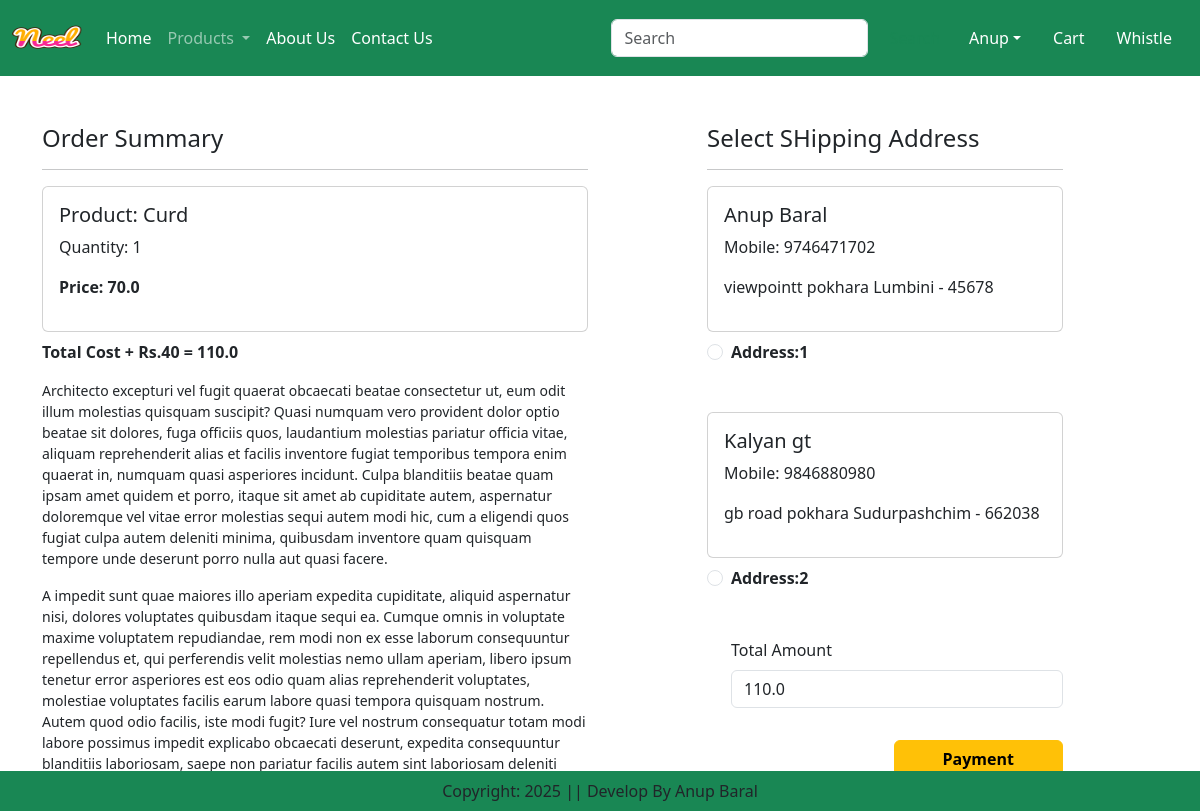
The page /checkout/process/ (signed in) on the database as committed earlier.
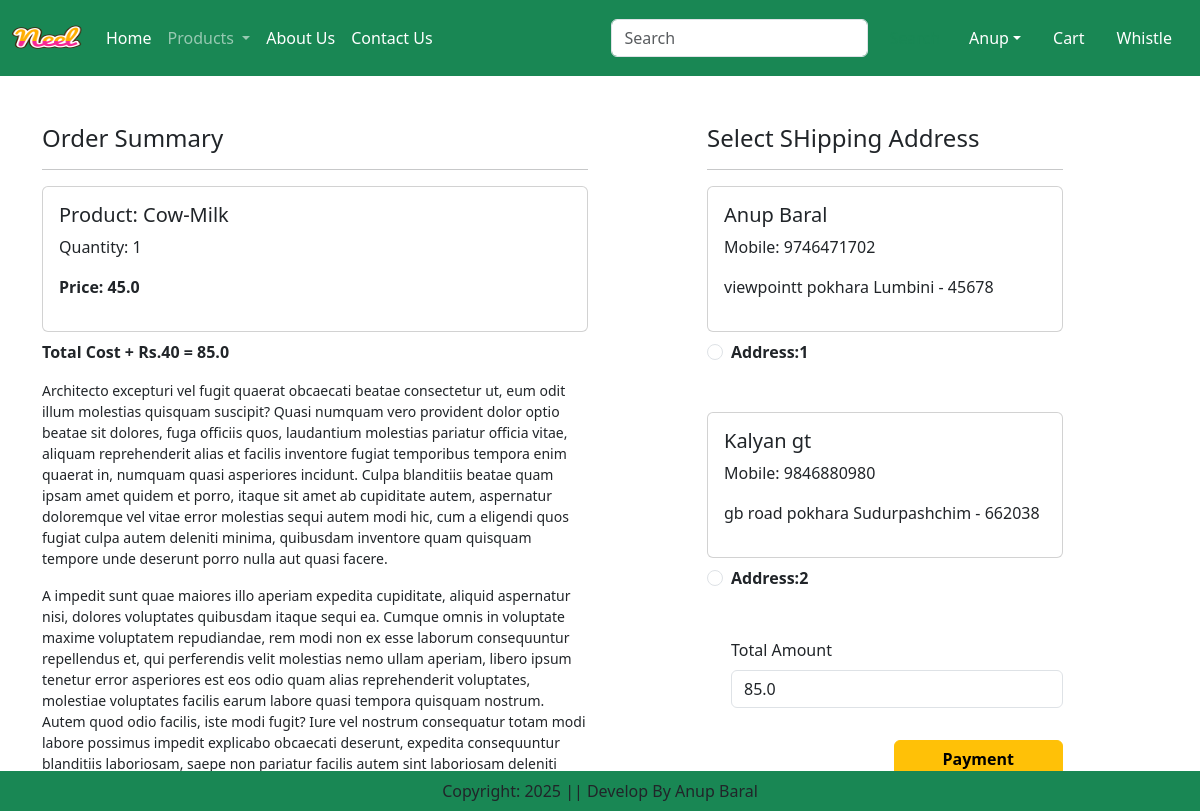
The same page on the database as committed later.
### app/models.py (models this page shows, shortened)
class Cart(models.Model):
    user = models.ForeignKey(User,on_delete=models.CASCADE)
    product = models.ForeignKey(Product,on_delete=models.CASCADE)
    quantity = models.PositiveIntegerField(default=1)

class Product(models.Model):
    title = models.CharField(max_length=100)
    selling_price = models.FloatField()
    discounted_price = models.FloatField()
    description = models.TextField()
    composition = models.TextField(default='')
    prodapp = models.TextField(default='')
    category = models.CharField(choices=CATEGORY_CHOICES, max_length=2)
    product_image = models.ImageField(upload_to='product')

class Customer(models.Model):
    user = models.ForeignKey(User,on_delete=models.CASCADE)
    name = models.CharField(max_length=200)
    locality = models.CharField(max_length=200)
    city = models.CharField(max_length=50)
    mobile = models.IntegerField(default=0)
    zipcode = models.IntegerField()
    state = models.CharField(choices=STATE_CHOICES, max_length=100)

### app/views.py (the view, shortened to what this page needs)
# urls.py: path('checkout/', views.show_cart, name='show_cart'),
class checkout(View):
    def get(self, request):
        user = request.user
        add = Customer.objects.filter(user=user)
        cart_items = Cart.objects.filter(user=user)
        famount = 0
        for p in cart_items:
            famount += p.quantity * p.product.discounted_price
        totalamount = famount + 40
        razoramount = int(totalamount * 100)  # in paise
        client = razorpay.Client(auth=(settings.RAZOR_KEY_ID, settings.RAZOR_KEY_SECRET))
        data = {
            "amount": razoramount,
            "currency": "INR",
            "receipt": "order_rcptid_12"
        }
        payment_response = client.order.create(data=data)
        print(payment_response)
        order_id = payment_response['id']
        order_status = payment_response['status']
        return render(request, 'app/checkout.html', locals())

### app/templates/app/checkout.html (shortened to what this page needs)
{% extends "app/base.html" %}
{% load static %}
{% block main-content %}
<div class="container">
    <div class="row mt-5">
        <div class="col-sm-6">
            <h4>Order Summary</h4>
            <hr>
            {% for item in cart_items %}
            <div class="card mb-2">
                <div class="card-body">
                    <h5>Product: {{ item.product.title }}</h5>
                    <p>Quantity: {{ item.quantity }}</p>
                    <p class="fw-bold">Price: {{ item.product.discounted_price }}</p>
                </div>
            </div>
            {% endfor %}
            <p class="fw-bold">Total Cost + Rs.40 = {{ totalamount }}</p>
            <small>{% lorem 2 p random %} </small>
        </div>
        <div class="col-sm-4 offset-sm-1">
            <h4>Select SHipping Address</h4>
            <hr>
            <form method="post" id="myform">
                {% for ad in add %}
                <div class="card">
                    <div class="card-body">
                        <h5>{{ ad.name }}</h5>
                        <p>Mobile: {{ ad.mobile }}</p>
                        <p>{{ ad.locality }} {{ ad.city }} {{ ad.state }} - {{ ad.zipcode }}</p>
                    </div>
                </div>
                <div class="form-check mt-2 mb-5">
                    <input class="form-check-input" type="radio" name="custid" id="custadd{{ forloop.counter }}" value="{{ ad.id }}">
                    <label class="form-check-label fw-bold" for="custadd{{ forloop.counter }}">
                        Address:{{ forloop.counter }} </label>
                </div>
                {% endfor %}
                <div class="form-check mb-3">
                    <label for="totalamount" class="form-label">Total Amount</label>
                    <input type="number" class="form-control" name="totalamount" value={{ totalamount }} readonly>
                </div>
                <div class="text-end">
                    <button id="rzp-button1" type="submit" class="btn btn-warning mt-3 px-5 fw-bold">Payment</button>
                    <br><br>
                </div>
            </form>
        </div>
    </div>
</div>
{% endblock main-content %}

Rows that differ between the two databases and show on the page:
removed Cart: product "Curd", quantity "1", product.discounted_price "70.0"
added Cart: product "Cow-Milk", quantity "1", product.discounted_price "45.0"
Other text that changed with them:
{{ totalamount }}: "110.0" → "85.0"
form field totalamount: "110.0" → "85.0"
